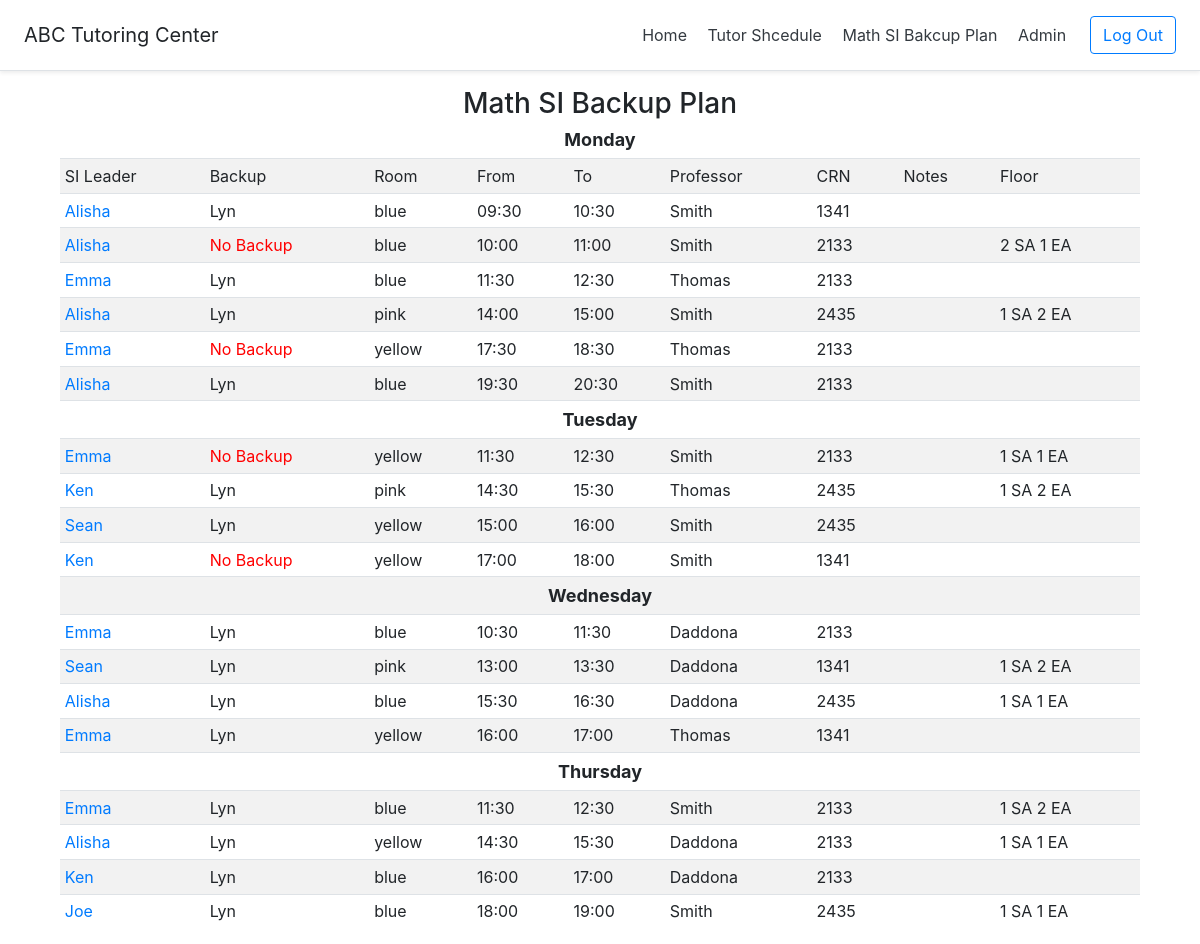
Before: /showSiBackupPlan/ (signed in) with the older database file.
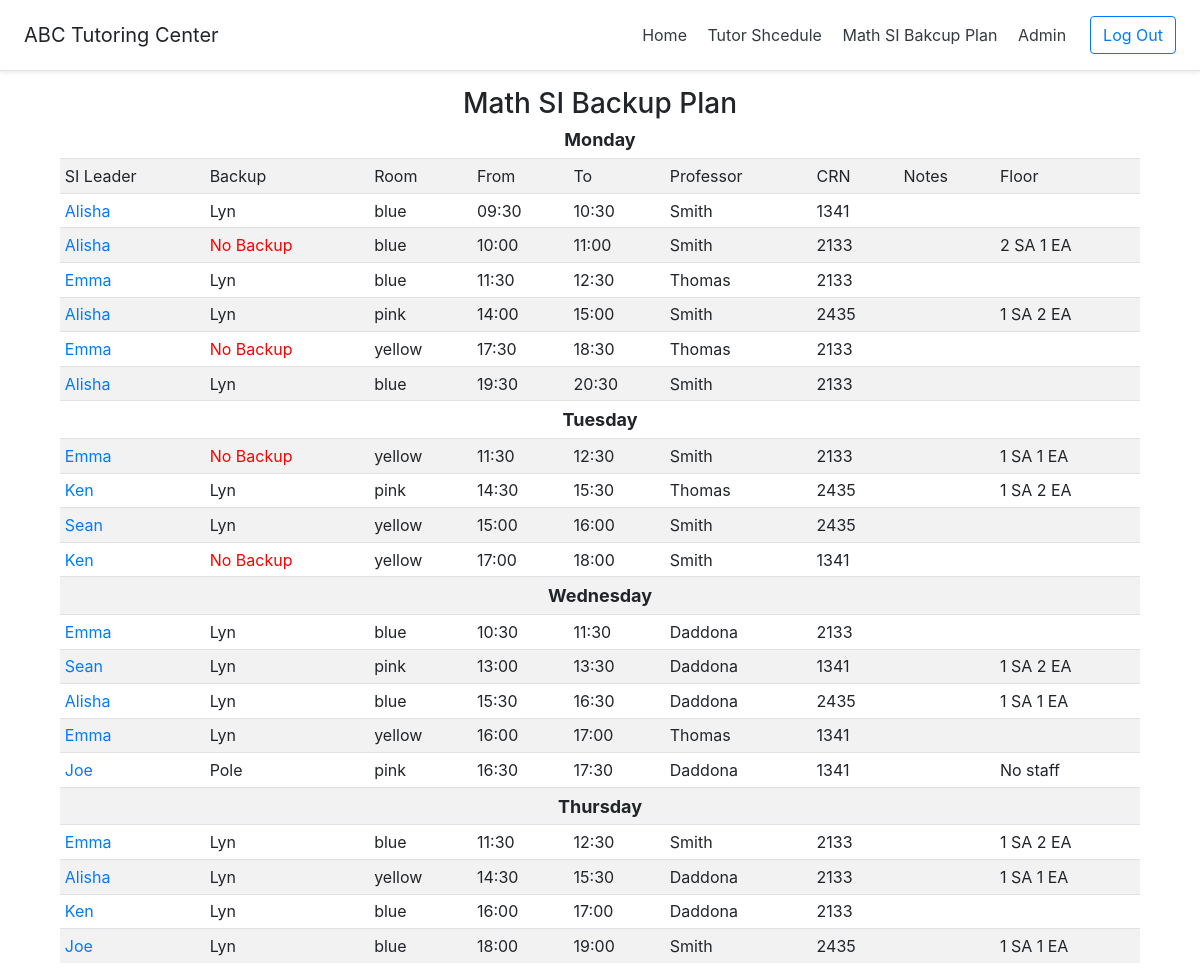
After: the same page with the newer database file.
### CS416Project/models.py (models this page shows, shortened)
class SI_Session(models.Model):
    day_choices = (
        ('', '--------'),
        ('Monday', 'Monday'),
        ('Tuesday', 'Tuesday'),
        ('Wednesday', 'Wednesday'),
        ('Thursday', 'Thursday'),
        ('Friday', 'Friday'),
        ('Sarturday', 'Satruday'),
        ('Sunday', 'Sunday'),
    )
    room_choices = (
        ('', '--------'),
        ('blue', 'blue'),
        ('yellow', 'yellow'),
        ('pink', 'pink'),
    )
    time_choices = (
        ('', '--------'),
        ('09:30', '9:30'),
        ('10:00', '10:00'),
        ('10:30', '10:30'),
        ('11:00', '11:00'),
        ('11:30', '11:30'),
        ('12:00', '12:00'),
        ('12:30', '12:30'),
        ('13:00', '1:00'),
        ('13:30', '1:30'),
        ('14:00', '2:00'),
        ('14:30', '2:30'),
        ('15:00', '3:00'),
        ('15:30', '3:30'),
        ('16:00', '4:00'),
        ('16:30', '4:30'),
        ('17:00', '5:00'),
        ('17:30', '5:30'),
        ('18:00', '6:00'),
        ('18:30', '6:30'),
        ('19:00', '7:00'),
        ('19:30', '7:30'),
        ('20:00', '8:00'),
        ('20:30', '8:30'),
    )
    crn_choices = (
        ('', '--------'),
        ('2133', '2134'),
        ('2435', '2435'),
        ('1341', '1341'),
    )
    faculty_choices = (
        ('', '--------'),
        ('Smith', 'Smith'),
        ('Thomas', 'Thomas'),
        ('Daddona', 'Daddona'),
    )
    day = models.CharField(max_length=50, choices=day_choices)
    tutor = models.ForeignKey(Tutor,on_delete=models.SET_NULL, null=True)
    backup = models.CharField(max_length=50, blank=True)
    sessionTime_from = models.CharField(max_length=50,default='', choices=time_choices)
    sessionTime_to = models.CharField(max_length=50,default='', choices=time_choices)
    room = models.CharField(max_length=50,default='',choices=room_choices)
    professor = models.CharField(max_length=50,default='', choices=faculty_choices)
    crn = models.CharField(max_length=50, default='', choices=crn_choices)
    notes = models.CharField(max_length=50,blank=True)
    floor = models.CharField(max_length=50, default='', blank=True)
    class Meta: #order by desc
         ordering = ['day','sessionTime_from']

class Tutor(models.Model):
    type_choices = (
        ('', '--------'),
        ('EA', 'EA'),
        ('SA', 'SA'),
        ('Work Study', 'Work Study'),
        ('Volunteer', 'Volunteer'),
    )
    subject_choices = (
        ('', '--------'),
        ('Math', 'Math'),
        ('English', 'English'),
        ('Biology', 'Biology'),
        ('Chemistry', 'Chemistry'),
        ('Physics', 'Physics'),
        ('Computer', 'Computer'),
    )
    firstname = models.CharField(max_length=50,default='')
    lastname = models.CharField(max_length=50,default='')
    hours = models.IntegerField(default=0)
    type = models.CharField(max_length=50, default='',choices=type_choices)
    subject1 = models.CharField(max_length=50, default='', null=True, choices=subject_choices)
    subject2 = models.CharField(max_length=50, default='', null=True, choices=subject_choices)
    class Meta: #order by desc
         ordering = ['firstname']

### CS416Project/views.py (the view)
# urls.py: url(r'^showSiBackupPlan/$', views.showSiBackupPlan, name='showSiBackupPlan'),
def showSiBackupPlan(request):
    monday = SI_Session.objects.filter(day='Monday')
    tuesday = SI_Session.objects.filter(day='Tuesday')
    wednesday = SI_Session.objects.filter(day='Wednesday')
    thursday = SI_Session.objects.filter(day='Thursday')
    singleday = SI_Session.objects.filter(day='Monday').first()
    return render(request, 'showSiBackupPlan.html', {'monday': monday,'tuesday':tuesday,'wednesday': wednesday,'thursday':thursday, 'singleday':singleday})

### templates/showSiBackupPlan.html (shortened to what the changed rows need)
{% load staticfiles %}
<!DOCTYPE html>
<html lang="en">
<head>
    <link rel="stylesheet" href="https://maxcdn.bootstrapcdn.com/bootstrap/4.1.3/css/bootstrap.min.css">
</head>
<body>
{% if user.is_authenticated %}
    <div class="table-responsive">
        <table align="center" >
            {% for day in monday %}
                <tr>
                    <td name="sileader"> <a   data-html="true" class="popup" href="#" data-toggle="popover" title="Tutor Info"
                                              data-content="{{day.tutor.firstname}} {{day.tutor.lastname}}: {{day.tutor.type}}
                     <br>Subject1: {{day.tutor.subject1}}
                     <br>Subject2: {{day.tutor.subject2}}" >{{day.tutor.firstname}}</a> </td>
                    <td name="backup"> {{day.backup}}  </td>
                    <td> {{day.room}}  </td>
                    <td> {{day.sessionTime_from}} </td>
                    <td> {{day.sessionTime_to}} </td>
                    <td> {{day.professor}} </td>
                    <td> {{day.crn}} </td>
                    <td> {{day.notes}} </td>
                    <td> {{day.floor}} </td>
                </tr>
            {% endfor %}
            <tr>
                <th colspan="9">Tuesday</th>
            </tr>
            {% for day in tuesday %}
                <tr>
                       <td name="sileader"> <a   data-html="true" class="popup" href="#" data-toggle="popover" title="Tutor Info"
                                              data-content="{{day.tutor.firstname}} {{day.tutor.lastname}}: {{day.tutor.type}}
                     <br>Subject1: {{day.tutor.subject1}}
                     <br>Subject2: {{day.tutor.subject2}}" >{{day.tutor.firstname}}</a> </td>
                    <td name="backup"> {{day.backup}}  </td>
                    <td> {{day.room}}  </td>
                    <td> {{day.sessionTime_from}} </td>
                    <td> {{day.sessionTime_to}} </td>
                    <td> {{day.professor}} </td>
                    <td> {{day.crn}} </td>
                    <td> {{day.notes}} </td>
                    <td> {{day.floor}} </td>
                </tr>
            {% endfor %}
            <tr>
                <th colspan="9">Wednesday</th>
            </tr>
            {% for day in wednesday %}
                <tr>
                     <td name="sileader"> <a   data-html="true" class="popup" href="#" data-toggle="popover" title="Tutor Info"
                                              data-content="{{day.tutor.firstname}} {{day.tutor.lastname}}: {{day.tutor.type}}
                     <br>Subject1: {{day.tutor.subject1}}
                     <br>Subject2: {{day.tutor.subject2}}" >{{day.tutor.firstname}}</a> </td>
                    <td name="backup"> {{day.backup}}  </td>
                    <td> {{day.room}}  </td>
                    <td> {{day.sessionTime_from}} </td>
                    <td> {{day.sessionTime_to}} </td>
                    <td> {{day.professor}} </td>
                    <td> {{day.crn}} </td>
                    <td> {{day.notes}} </td>
                    <td> {{day.floor}} </td>
                </tr>
            {% endfor %}
            <tr>
                <th colspan="9">Thursday</th>
            </tr>
            {% for day in thursday %}
                <tr>
                      <td name="sileader"> <a   data-html="true" class="popup" href="#" data-toggle="popover" title="Tutor Info"
                                              data-content="{{day.tutor.firstname}} {{day.tutor.lastname}}: {{day.tutor.type}}
                     <br>Subject1: {{day.tutor.subject1}}
                     <br>Subject2: {{day.tutor.subject2}}" >{{day.tutor.firstname}}</a> </td>
                    <td name="backup"> {{day.backup}}  </td>
                    <td> {{day.room}}  </td>
                    <td> {{day.sessionTime_from}} </td>
                    <td> {{day.sessionTime_to}} </td>
                    <td> {{day.professor}} </td>
                    <td> {{day.crn}} </td>
                    <td> {{day.notes}} </td>
                    <td> {{day.floor}} </td>
                </tr>
            {% endfor %}
        </table>
    </div>
{% else %}
    <h2 class="tr" style="text-align: center">You are now logged out</h2>
    <br>
    <div class="container" style="text-align: center">
    <a class="btn btn-primary" href="{% url 'login' %}" role="button">Login</a>
{% endif %}
</body>
</html>

Changed rows visible on the page:
added SI_Session: tutor.firstname "Joe", backup "Pole", room "pink", sessionTime_from "16:30", sessionTime_to "17:30", professor "Daddona", crn "1341", floor "No staff"
